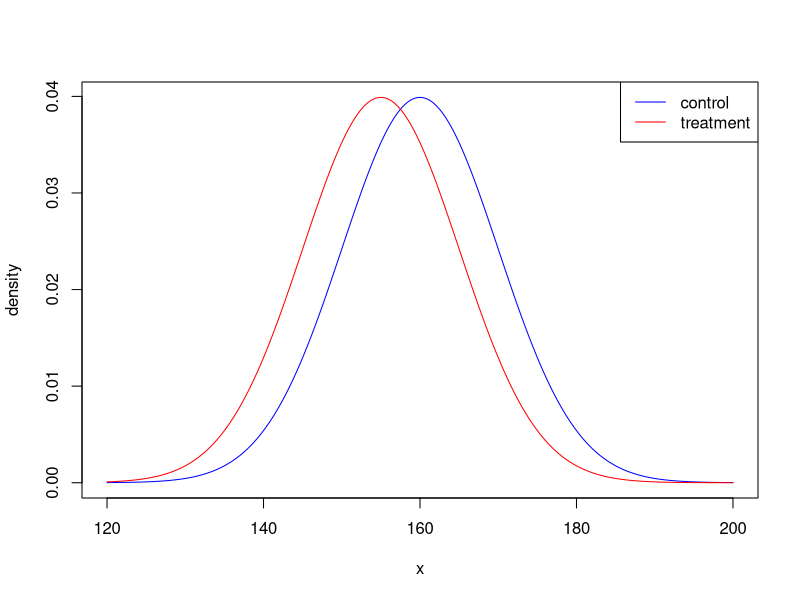
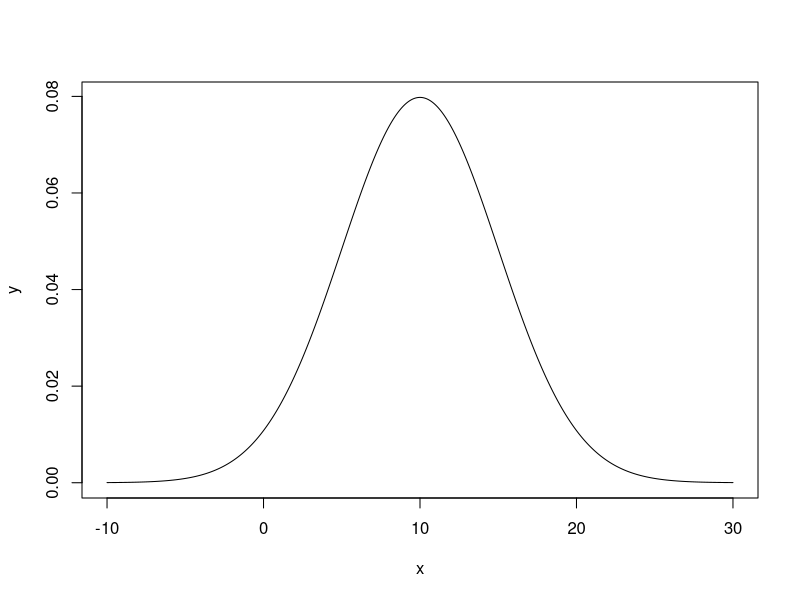
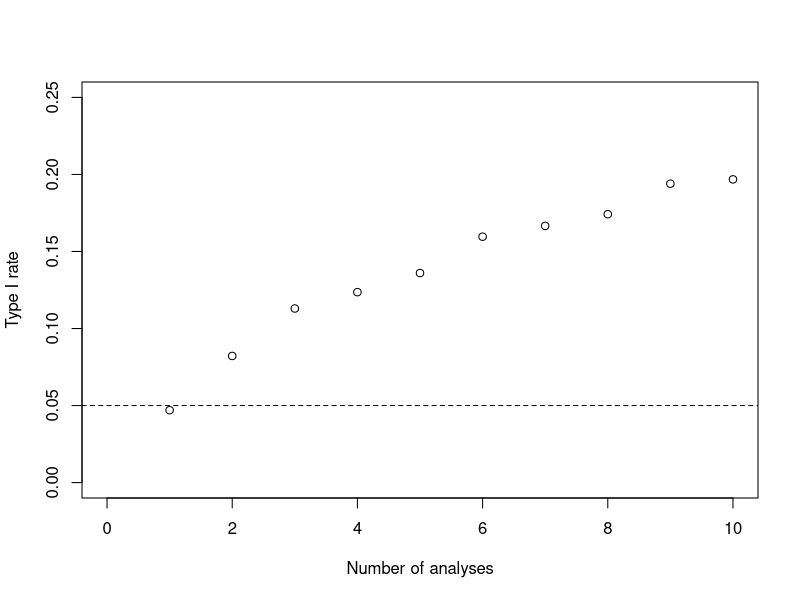

The R script that drew these images, in order:
## ---- chunk 1
knitr::opts_chunk$set(echo = TRUE)
## ---- chunk 2
x <- seq(120, 200, by=0.01)
control <- dnorm(x, 160, sd = 10)
plot(x,control, type="l", ylab="density", col="blue")
treatment <- dnorm(x, 155, sd =10)
lines(x, treatment, col="red")
legend("topright", legend=c("control", "treatment"), col=c("blue", "red"), lty=1)

## ---- chunk 3
x <- seq(-10, 30, by=0.01)
y <- dnorm(x, 10, sd = 5)
plot(x, y, type="l")
## ---- chunk 4
testvec <- rep(NA, 10000)
for (i in 1:10000){
  controldata <- rnorm(100, 10, sd =5)
treatmentdata <- rnorm(100, 10, sd =5)
test <- t.test(controldata, treatmentdata)
testvec[i] <- test$p.value<0.05
}
mean(testvec)
## ---- chunk 5

IAFunc <- function(numberofanalyses){
  testvec <- rep(NA, 5000)
for (i in 1:5000){
  rejected <- F
  controldata <- rnorm(100, 10, sd =5)
  treatmentdata <- rnorm(100, 10, sd =5)
  for (j in 1:numberofanalyses){
      cdata <- controldata[1:(j*(100/numberofanalyses))]
      tdata <- treatmentdata[1:(j*(100/numberofanalyses))]
      test <- t.test(cdata, tdata)
      if (test$p.value<0.05){
        rejected <- T
        break
    }
  }
testvec[i] <- rejected
}
  return(mean(testvec))
}


analyses <- 1:10
iavec <- rep(NA, 10)
for (i in 1:10){
  iavec[i] <- IAFunc(analyses[i])
}

plot(iavec, ylim=c(0, 0.25), xlab="Number of analyses", ylab="Type I rate", xlim=c(0, 10))
abline(h = 0.05, lty=2)
